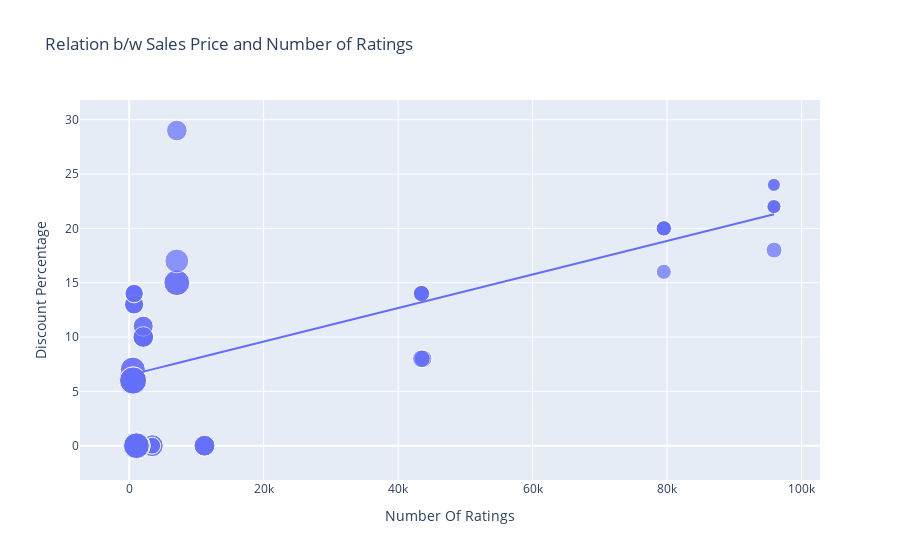

Notebook cell for this chart:
### Code cell
figure3.show()

### Figure 1 — Plotly figure (JSON) as saved in the notebook; plotly's stock layout.template omitted (floating-point values rounded to 4 significant figures)
{"data": [{"hovertemplate": "Number Of Ratings=%{x}<br>Discount Percentage=%{y}<br>Sale Price=%{marker.size}<extra></extra>", "legendgroup": "", "marker": {"color": "#636efa", "size": [49900, 84900, 84900, 77000, 77000, 49900, 49900, 77000, 89900, 41999, 39999, 41999, 41999, 41999, 131900, 117100, 131900, 117100, 74999, 117900, 117100, 117900, 99900, 44999, 140900, 130900, 64900, 120900, 59900, 75900, 110900, 130900, 120900, 64900, 64900, 75900, 75900, 120900, 59900, 120900, 75900, 140900, 70900, 70900, 75900, 59900, 110900, 120900, 130900, 130900, 54999, 54999, 29999, 34999, 34999, 34999, 54999, 29999, 46999, 46999, 46999, 46999], "sizemode": "area", "sizeref": 352.2, "symbol": "circle"}, "mode": "markers", "name": "", "orientation": "v", "showlegend": false, "type": "scatter", "x": [3431, 3431, 3431, 11202, 11202, 3431, 3431, 11202, 1454, 79512, 79512, 79582, 79512, 79512, 1078, 1078, 1078, 1078, 7088, 7088, 1078, 7088, 7081, 95909, 542, 580, 740, 545, 740, 2101, 545, 580, 580, 730, 730, 2101, 2101, 580, 740, 580, 2092, 545, 2101, 2092, 2101, 740, 545, 580, 580, 580, 43707, 43707, 95807, 95909, 95807, 95909, 43470, 95909, 43470, 43470, 43470, 43470], "xaxis": "x", "y": [0, 0, 0, 0, 0, 0, 0, 0, 0, 20, 16, 20, 20, 20, 0, 0, 0, 0, 29, 15, 0, 15, 17, 18, 6, 6, 13, 6, 14, 10, 7, 6, 6, 13, 13, 10, 10, 6, 14, 6, 10, 6, 11, 11, 10, 14, 7, 6, 6, 6, 8, 8, 24, 22, 22, 22, 8, 24, 14, 14, 14, 14], "yaxis": "y"}, {"hovertemplate": "<b>OLS trendline</b><br>Discount Percentage = 0.000154292 * Number Of Ratings + 6.49233<br>R<sup>2</sup>=0.468988<br><br>Number Of Ratings=%{x}<br>Discount Percentage=%{y} <b>(trend)</b><extra></extra>", "legendgroup": "", "marker": {"color": "#636efa", "symbol": "circle"}, "mode": "lines", "name": "", "showlegend": false, "type": "scatter", "x": [542, 545, 545, 545, 545, 580, 580, 580, 580, 580, 580, 580, 580, 730, 730, 740, 740, 740, 740, 1078, 1078, 1078, 1078, 1078, 1454, 2092, 2092, 2101, 2101, 2101, 2101, 2101, 3431, 3431, 3431, 3431, 3431, 7081, 7088, 7088, 7088, 11202, 11202, 11202, 43470, 43470, 43470, 43470, 43470, 43707, 43707, 79512, 79512, 79512, 79512, 79582, 95807, 95807, 95909, 95909, 95909, 95909], "xaxis": "x", "y": [6.576, 6.576, 6.576, 6.576, 6.576, 6.582, 6.582, 6.582, 6.582, 6.582, 6.582, 6.582, 6.582, 6.605, 6.605, 6.607, 6.607, 6.607, 6.607, 6.659, 6.659, 6.659, 6.659, 6.659, 6.717, 6.815, 6.815, 6.816, 6.816, 6.816, 6.816, 6.816, 7.022, 7.022, 7.022, 7.022, 7.022, 7.585, 7.586, 7.586, 7.586, 8.221, 8.221, 8.221, 13.2, 13.2, 13.2, 13.2, 13.2, 13.24, 13.24, 18.76, 18.76, 18.76, 18.76, 18.77, 21.27, 21.27, 21.29, 21.29, 21.29, 21.29], "yaxis": "y"}], "layout": {"autosize": true, "legend": {"itemsizing": "constant", "tracegroupgap": 0}, "title": {"text": "Relation b/w Sales Price and Number of Ratings"}, "xaxis": {"anchor": "y", "autorange": true, "domain": [0, 1], "range": [-6750.0, 102400.0], "title": {"text": "Number Of Ratings"}, "type": "linear"}, "yaxis": {"anchor": "x", "autorange": true, "domain": [0, 1], "range": [-2.613, 31.39], "title": {"text": "Discount Percentage"}, "type": "linear"}}}
